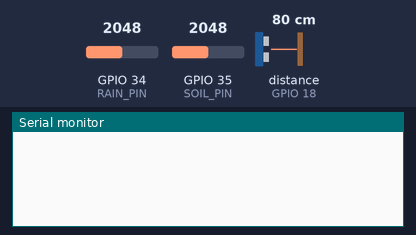
A sketch run on a simulated ESP32. Parts: the last lines printed to the serial monitor. Wiring (inferred from the names in the program): ultrasonic range finder: trigger GPIO 5; echo GPIO 18. The inputs (shaded band) are chosen by the test bench; at power-on: distance to the obstacle (sensor on GPIO 18) 80 cm, GPIO 34 (RAIN_PIN) = 2048, GPIO 35 (SOIL_PIN) = 2048 (analog values on the 0–4095 scale). The echo pulse lasts 58.3 µs per cm; WiFi joins after 1.5 s; servers stay silent unless stated.

Above: at 3.0 s.
3.1 s: distance to the obstacle (sensor on GPIO 18) set to 2 cm
At 5.3 s:
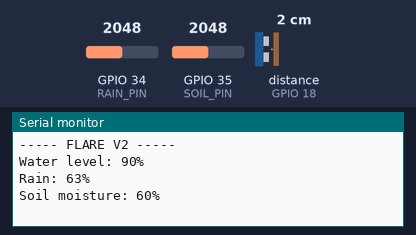
6.3 s: distance to the obstacle (sensor on GPIO 18) set to 35 cm
At 8.9 s:
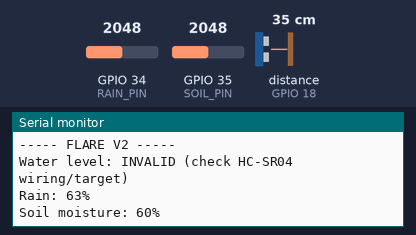
12.3 s: GPIO 34 (RAIN_PIN) set to 2866
13.8 s: GPIO 35 (SOIL_PIN) set to 2866
At 14.7 s:
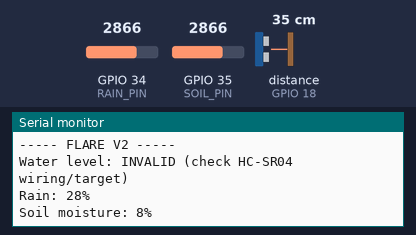
15.3 s: GPIO 34 (RAIN_PIN) set to 3603
16.8 s: GPIO 35 (SOIL_PIN) set to 3603
At 18.2 s:
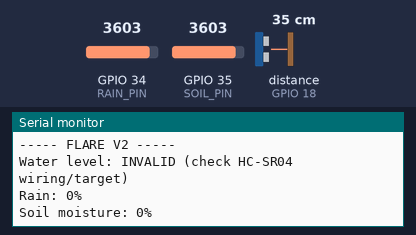
Timing chart, 0 to 19.3 s (numbered marks = the images above; inputs shaded):
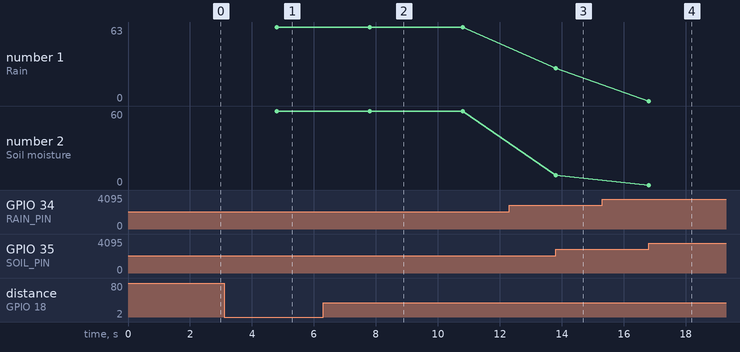

The sketch:

FLARE_V2_Blynk_ESP32.ino
```cpp
/************************************************************
 FLARE V2 - ESP32 + Blynk sensor publisher
 Sensors:
   HC-SR04 TRIG -> GPIO 5
   HC-SR04 ECHO -> GPIO 18 THROUGH A VOLTAGE DIVIDER
   Rain sensor AO -> GPIO 34
   Soil moisture sensor AO -> GPIO 35

 Blynk datastreams (Integer, min 0, max 100):
   V0 = water level percentage
   V1 = relative rain percentage
   V2 = relative soil moisture percentage

 IMPORTANT:
 - HC-SR04 ECHO can output 5V. ESP32 GPIO is NOT 5V tolerant.
   Keep the resistor voltage divider on ECHO.
 - Calibrate the dry/wet raw values for your own modules.
 - This is a demonstration prototype, not an official warning system.
************************************************************/

#define BLYNK_TEMPLATE_ID   "TMPL_REPLACE_WITH_YOUR_TEMPLATE_ID"
#define BLYNK_TEMPLATE_NAME "FLOOD MONITORING SYSTEM"
#define BLYNK_AUTH_TOKEN    "PASTE_YOUR_BLYNK_DEVICE_AUTH_TOKEN"

#include <WiFi.h>
#include <BlynkSimpleEsp32.h>

char ssid[] = "YOUR_WIFI_NAME";
char pass[] = "YOUR_WIFI_PASSWORD";

const int TRIG_PIN = 5;
const int ECHO_PIN = 18;
const int RAIN_PIN = 34;
const int SOIL_PIN = 35;

const float SENSOR_HEIGHT_CM = 20.0;

// Initial calibration values from the current FLARE prototype.
// Recheck with your own sensor and actual dry/wet tests.
const int RAIN_DRY_RAW = 3500;
const int RAIN_WET_RAW = 1200;
const int SOIL_DRY_RAW = 3000;
const int SOIL_WET_RAW = 1400;

BlynkTimer timer;

float clampPercent(float x) {
  if (x < 0) return 0;
  if (x > 100) return 100;
  return x;
}

float readDistanceCm() {
  digitalWrite(TRIG_PIN, LOW);
  delayMicroseconds(3);
  digitalWrite(TRIG_PIN, HIGH);
  delayMicroseconds(10);
  digitalWrite(TRIG_PIN, LOW);

  // 30 ms timeout; returns 0 if no echo is received.
  unsigned long duration = pulseIn(ECHO_PIN, HIGH, 30000UL);
  if (duration == 0) return -1;
  return duration * 0.0343f / 2.0f;
}

float readWaterPercent() {
  float distance = readDistanceCm();
  if (distance < 0 || distance > SENSOR_HEIGHT_CM + 5.0f) {
    return -1; // invalid reading; do not publish it
  }
  float pct = ((SENSOR_HEIGHT_CM - distance) / SENSOR_HEIGHT_CM) * 100.0f;
  return clampPercent(pct);
}

float readRainPercent() {
  int raw = analogRead(RAIN_PIN);
  // This sensor usually gives lower raw values when wet.
  float pct = (float)(RAIN_DRY_RAW - raw) * 100.0f /
              (float)(RAIN_DRY_RAW - RAIN_WET_RAW);
  return clampPercent(pct);
}

float readSoilPercent() {
  int raw = analogRead(SOIL_PIN);
  // This example assumes lower raw values mean wetter soil.
  float pct = (float)(SOIL_DRY_RAW - raw) * 100.0f /
              (float)(SOIL_DRY_RAW - SOIL_WET_RAW);
  return clampPercent(pct);
}

void sendReadings() {
  float water = readWaterPercent();
  float rain = readRainPercent();
  float soil = readSoilPercent();

  Serial.println("----- FLARE V2 -----");
  if (water >= 0) {
    Serial.printf("Water level: %.0f%%\n", water);
    Blynk.virtualWrite(V0, (int)roundf(water));
  } else {
    Serial.println("Water level: INVALID (check HC-SR04 wiring/target)");
  }

  Serial.printf("Rain: %.0f%%\n", rain);
  Serial.printf("Soil moisture: %.0f%%\n", soil);

  Blynk.virtualWrite(V1, (int)roundf(rain));
  Blynk.virtualWrite(V2, (int)roundf(soil));
}

void setup() {
  Serial.begin(115200);

  pinMode(TRIG_PIN, OUTPUT);
  pinMode(ECHO_PIN, INPUT);
  digitalWrite(TRIG_PIN, LOW);

  analogReadResolution(12); // ESP32 ADC: normally 0..4095

  Blynk.begin(BLYNK_AUTH_TOKEN, ssid, pass);

  // Read and publish every 3 seconds.
  timer.setInterval(3000L, sendReadings);
}

void loop() {
  Blynk.run();
  timer.run();
}
```

Measured:
- after the input at 3.1 s, the serial monitor: prints a new line after 1.7 s (image 1)
- after the input at 6.3 s, the serial monitor: prints a new line after 1.5 s (image 2)
- after the input at 13.8 s, the serial monitor: prints a new line at once (image 3)
- after the input at 16.8 s, the serial monitor: prints a new line at once (image 4)
- plotted number 2: 60 → 8 after the input at 13.8 s
